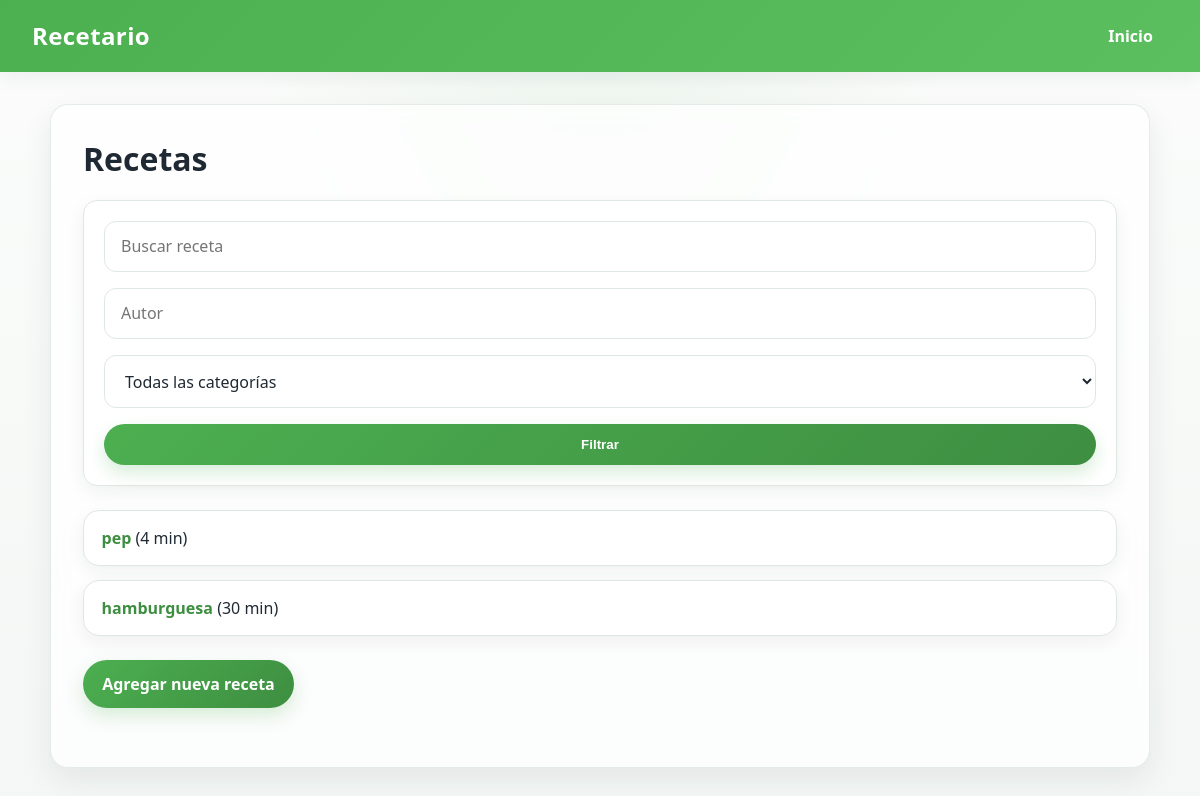
Before: / with the older database file.
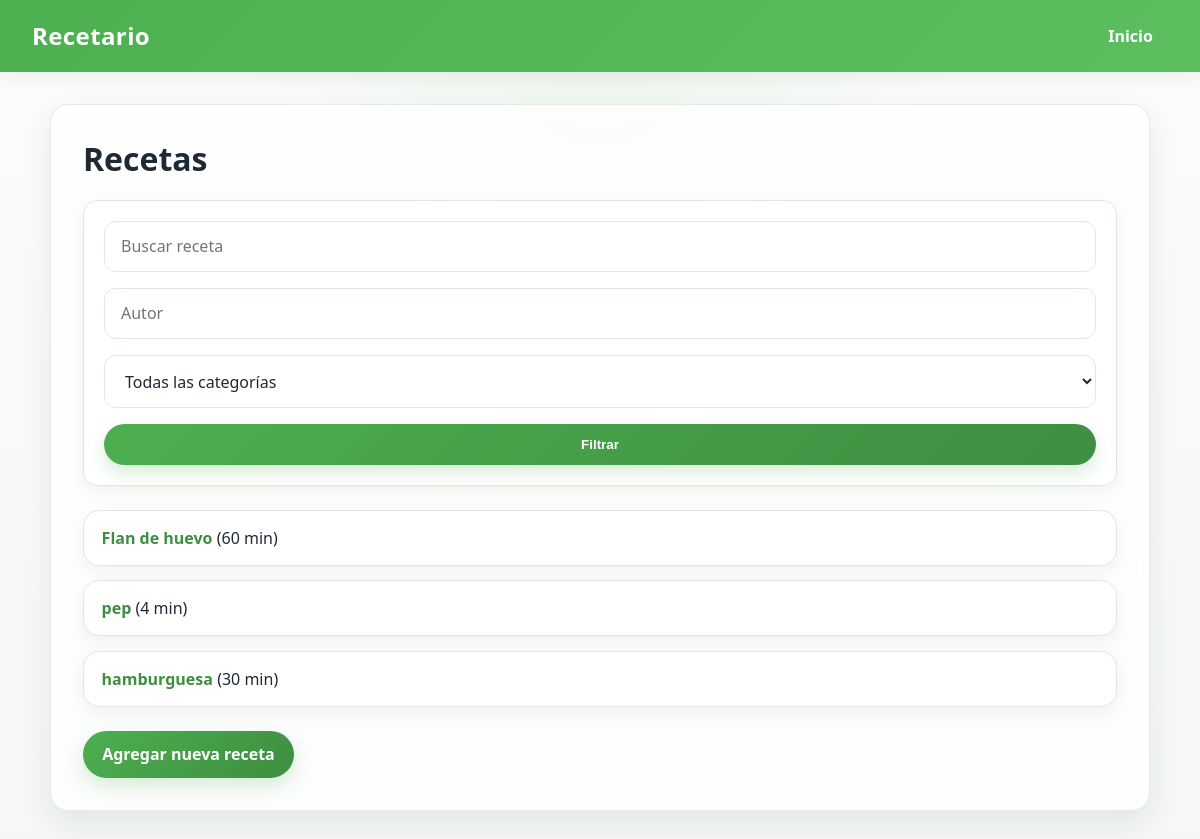
After: the same page with the newer database file.
### recetas/models.py (models this page shows, shortened)
class Receta(models.Model):
    titulo = models.CharField(max_length = 100)
    ingredientes = models.TextField( blank=False,null=False,max_length=300)
    pasos_elaboracion = models.TextField(blank=False,null=False,max_length=550)
    tiempo_preparacion = models.PositiveIntegerField(blank= True,null=True)
    autor = models.ForeignKey(settings.AUTH_USER_MODEL, on_delete= models.CASCADE, related_name="recetas", default= 0)
    fecha_creacion = models.DateTimeField(default= timezone.now)
    categoria = models.ForeignKey(Categoria, on_delete=models.SET_NULL, null=True, blank=True)
    class Meta:
        ordering = ["-fecha_creacion"]

### recetas/views.py (the view)
# urls.py: path("",ListaRecetasView.as_view(), name= "lista_recetas"),
class ListaRecetasView(ListView):
    model = Receta
    template_name = "recetas/lista_recetas.html"
    context_object_name = "recetas"
    def get_queryset(self):
        queryset = Receta.objects.all()
        q = self.request.GET.get('q')
        categoria = self.request.GET.get('categoria')
        autor = self.request.GET.get('autor')
        if q:
            queryset = queryset.filter(
                Q(titulo__icontains=q) |
                Q(ingredientes__icontains=q) |
                Q(pasos_elaboracion__icontains=q)
            )
        if categoria:
            queryset = queryset.filter(categoria_id=categoria)
        if autor:
            queryset = queryset.filter(autor__username__icontains=autor)
        return queryset
    def get_context_data(self, **kwargs):
        context = super().get_context_data(**kwargs)
        context['categorias'] = Categoria.objects.all()
        context['q'] = self.request.GET.get('q', '')
        context['autor'] = self.request.GET.get('autor', '')
        context['categoria_actual'] = self.request.GET.get('categoria', '')
        return context

### recetas/templates/recetas/lista_recetas.html (shortened to what this page needs)
{% extends 'recetas/base.html' %}
{% block content %}
<h2>Recetas</h2>
<form method="get">
    <input type="text" name="q" placeholder="Buscar receta" value="{{ q }}">
    <input type="text" name="autor" placeholder="Autor" value="{{ autor }}">
    <select name="categoria">
        <option value="">Todas las categorías</option>
    </select>
    <button type="submit">Filtrar</button>
</form>
<ul>
    {% for receta in recetas %}
        <li>
            <a href="{% url 'detalles_receta' receta.pk %}">{{ receta.titulo }}</a>
            <span>({{ receta.tiempo_preparacion }} min)</span>
        </li>
    {% empty %}
        <li>No hay recetas disponibles.</li>
    {% endfor %}
</ul>
<a class="btn" href="{% url 'crear_receta' %}">Agregar nueva receta</a>
{% endblock %}

Changed rows visible on the page:
added Receta: titulo "Flan de huevo", tiempo_preparacion "60"
